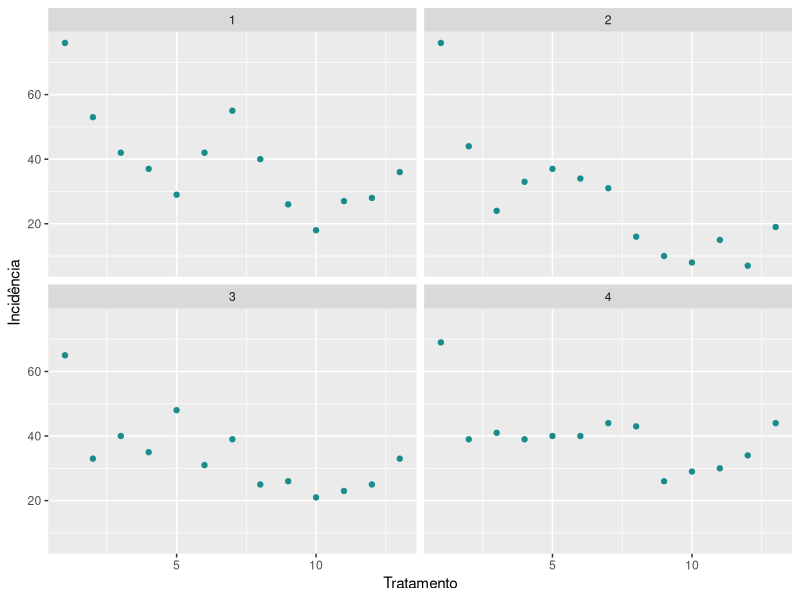
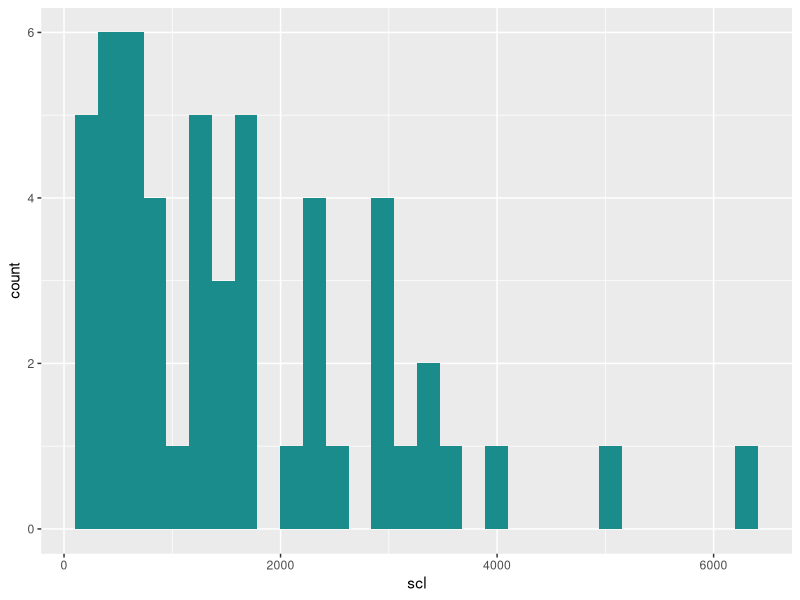
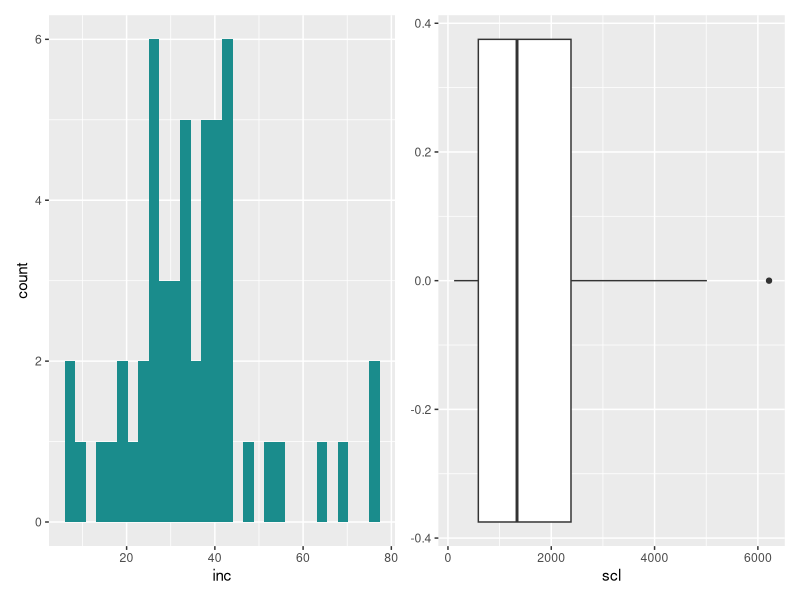
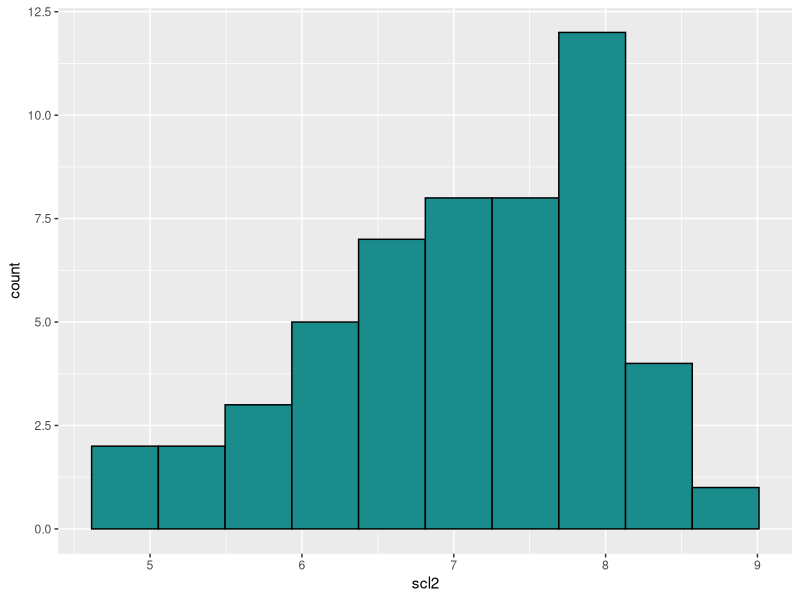
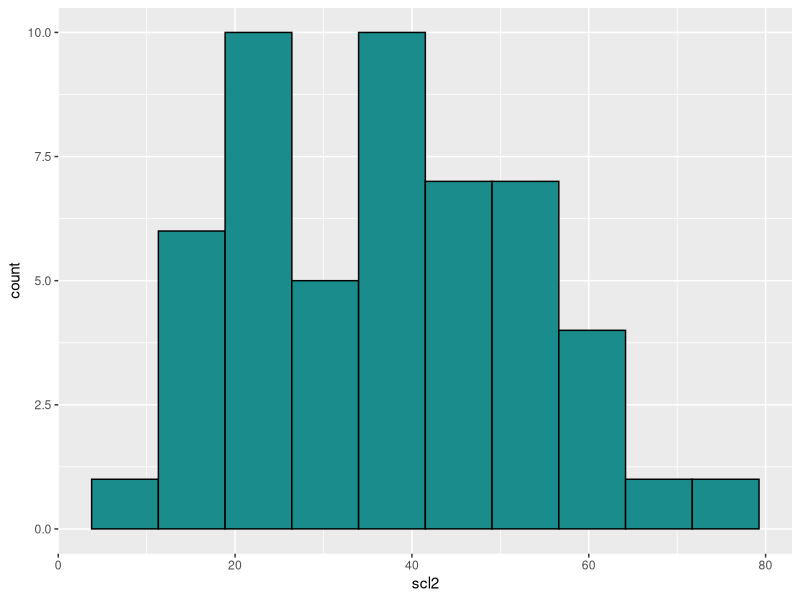

These figures' R source, in order: (Note: this script raises an error after producing the figures.)
## ---- chunk 1
library(tidyverse)
library(readxl)

mofo <- read_excel("dados-diversos.xlsx", "mofo")
## ---- chunk 2
mofo |>
  ggplot(aes(treat, inc)) +
  facet_wrap(~study) +
  geom_point(color = "#1A8C8C") +
  labs(
    x = "Tratamento",
    y = "Incidência"
  )
## ---- chunk 3
inc <- mofo |>
  ggplot(aes(inc))+
  geom_histogram(fill = "#1A8C8C")
#Para o scleródio
mofo |>
    ggplot(aes(scl))+
    geom_histogram(fill = "#1A8C8C")
## ---- chunk 4
scl <- mofo |>
  ggplot(aes(scl))+
  geom_boxplot()
library(patchwork)
inc + scl
## ---- chunk 5
mofo$scl

mean(mofo$scl)
## ---- chunk 6
mofo2 <- mofo |>
  mutate (scl2 = log(scl))
  mofo2
## ---- chunk 7
mofo2 |>
  ggplot(aes(scl2)) +
  geom_histogram(bins = 10, fill = "#1A8C8C", color = "black")

## ---- chunk 8
mofo2 <- mofo |>
  mutate (scl2 = sqrt(scl))
  mofo2
## ---- chunk 9
  mofo2 |>
    ggplot(aes(scl2))+
    geom_histogram(bins = 10, fill = "#1A8C8C", color = "black")
## ---- chunk 10
library(MASS)
## ---- chunk 11
insects <- InsectSprays

b <- boxcox(lm(insects$count+0.1 ~1))
## ---- chunk 12
lambda <- b$x[which.max(b$y)]
lambda
## ---- chunk 13
insects$count2 <- (insects$count ^ lambda - 1) / lambda

hist(insects$count, 
     col = "#1A8C8C",        # cor do histograma
     main = "Histograma de Count Transformado", 
     xlab = "Contagem Transformada")
## ---- chunk 14
hist(insects$count2,
     col = "#1A8C8C",
     main = "Histograma de Count2 Transformado", 
     xlab = "Contagem Transformada"
)
